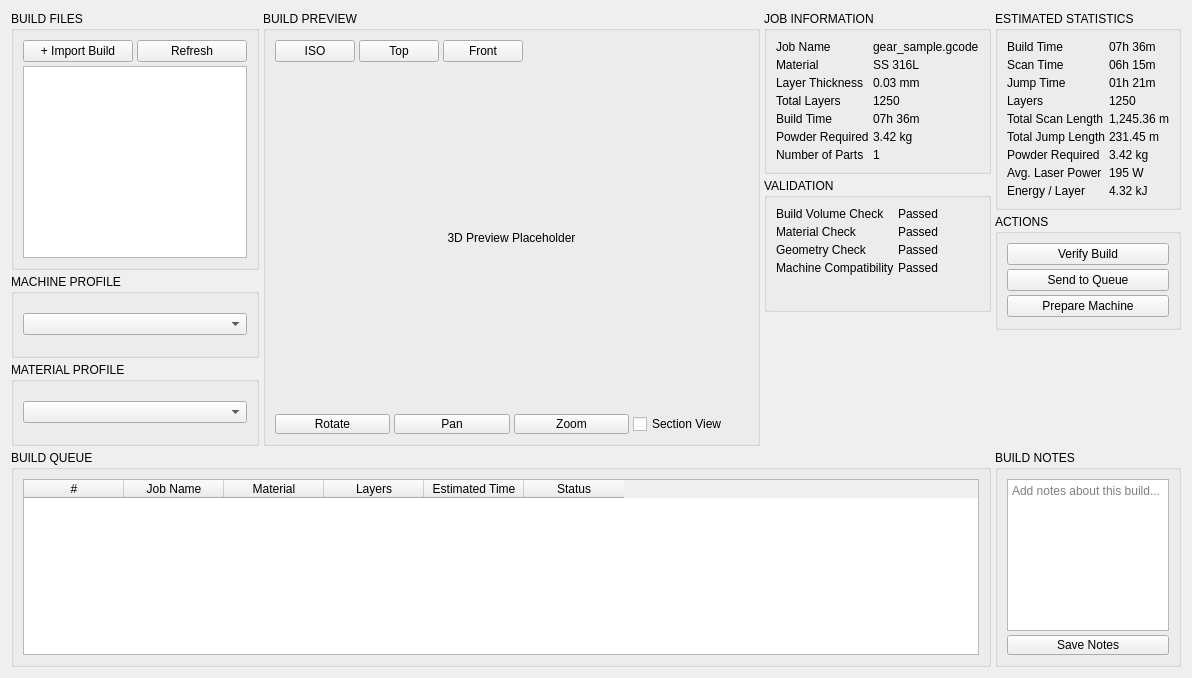
        <widget class="QWidget" name="page_build_setup">
         <layout class="QGridLayout" name="gridLayout_page2" rowstretch="6,3" columnstretch="3,6,2,2">
          <property name="spacing">
           <number>4</number>
          </property>
          <item row="0" column="0">
           <layout class="QVBoxLayout" name="vLayout_col1">
            <property name="spacing">
             <number>4</number>
            </property>
            <item>
             <widget class="QGroupBox" name="gb_build_files">
              <property name="sizePolicy">
               <sizepolicy hsizetype="Expanding" vsizetype="Expanding">
                <horstretch>0</horstretch>
                <verstretch>0</verstretch>
               </sizepolicy>
              </property>
              <property name="title">
               <string>BUILD FILES</string>
              </property>
              <layout class="QVBoxLayout" name="vLayout_build">
               <property name="spacing">
                <number>4</number>
               </property>
               <item>
                <layout class="QHBoxLayout" name="hLayout_build_btns">
                 <property name="spacing">
                  <number>4</number>
                 </property>
                 <item>
                  <widget class="QPushButton" name="btn_import_build">
                   <property name="minimumSize">
                    <size>
                     <width>0</width>
                     <height>20</height>
                    </size>
                   </property>
                   <property name="text">
                    <string>+ Import Build</string>
                   </property>
                  </widget>
                 </item>
                 <item>
                  <widget class="QPushButton" name="btn_refresh_build">
                   <property name="minimumSize">
                    <size>
                     <width>0</width>
                     <height>20</height>
                    </size>
                   </property>
                   <property name="text">
                    <string>Refresh</string>
                   </property>
                  </widget>
                 </item>
                </layout>
               </item>
               <item>
                <widget class="QListWidget" name="listWidget_builds"/>
               </item>
              </layout>
             </widget>
            </item>
            <item>
             <widget class="QGroupBox" name="gb_machine_profile">
              <property name="sizePolicy">
               <sizepolicy hsizetype="Expanding" vsizetype="Expanding">
                <horstretch>0</horstretch>
                <verstretch>0</verstretch>
               </sizepolicy>
              </property>
              <property name="title">
               <string>MACHINE PROFILE</string>
              </property>
              <layout class="QVBoxLayout" name="vLayout_machine">
               <property name="spacing">
                <number>4</number>
               </property>
               <item>
                <widget class="QComboBox" name="comboBox_machine"/>
               </item>
              </layout>
             </widget>
            </item>
            <item>
             <widget class="QGroupBox" name="gb_material_profile">
              <property name="sizePolicy">
               <sizepolicy hsizetype="Expanding" vsizetype="Expanding">
                <horstretch>0</horstretch>
                <verstretch>0</verstretch>
               </sizepolicy>
              </property>
              <property name="title">
               <string>MATERIAL PROFILE</string>
              </property>
              <layout class="QVBoxLayout" name="vLayout_material">
               <property name="spacing">
                <number>4</number>
               </property>
               <item>
                <widget class="QComboBox" name="comboBox_material"/>
               </item>
              </layout>
             </widget>
            </item>
           </layout>
          </item>
          <item row="0" column="1">
           <widget class="QGroupBox" name="gb_build_preview">
            <property name="sizePolicy">
             <sizepolicy hsizetype="Expanding" vsizetype="Expanding">
              <horstretch>0</horstretch>
              <verstretch>0</verstretch>
             </sizepolicy>
            </property>
            <property name="title">
             <string>BUILD PREVIEW</string>
            </property>
            <layout class="QVBoxLayout" name="vLayout_preview">
             <property name="spacing">
              <number>4</number>
             </property>
             <item>
              <layout class="QHBoxLayout" name="hLayout_preview_toolbar">
               <property name="spacing">
                <number>4</number>
               </property>
               <item>
                <widget class="QPushButton" name="btn_view_iso">
                 <property name="minimumSize">
                  <size>
                   <width>0</width>
                   <height>20</height>
                  </size>
                 </property>
                 <property name="text">
                  <string>ISO</string>
                 </property>
                </widget>
               </item>
               <item>
                <widget class="QPushButton" name="btn_view_top">
                 <property name="minimumSize">
                  <size>
                   <width>0</width>
                   <height>20</height>
                  </size>
                 </property>
                 <property name="text">
                  <string>Top</string>
                 </property>
                </widget>
               </item>
               <item>
                <widget class="QPushButton" name="btn_view_front">
                 <property name="minimumSize">
                  <size>
                   <width>0</width>
                   <height>20</height>
                  </size>
                 </property>
                 <property name="text">
                  <string>Front</string>
                 </property>
                </widget>
               </item>
               <item>
                <spacer>
                 <property name="orientation">
                  <enum>Qt::Orientation::Horizontal</enum>
                 </property>
                 <property name="sizeHint" stdset="0">
                  <size>
                   <width>0</width>
                   <height>0</height>
                  </size>
                 </property>
                </spacer>
               </item>
              </layout>
             </item>
             <item>
              <widget class="QLabel" name="lbl_3d_preview_placeholder">
               <property name="text">
                <string>3D Preview Placeholder</string>
               </property>
               <property name="alignment">
                <set>Qt::AlignmentFlag::AlignCenter</set>
               </property>
              </widget>
             </item>
             <item>
              <layout class="QHBoxLayout" name="hLayout_preview_controls">
               <property name="spacing">
                <number>4</number>
               </property>
               <item>
                <widget class="QPushButton" name="btn_rotate">
                 <property name="minimumSize">
                  <size>
                   <width>0</width>
                   <height>20</height>
                  </size>
                 </property>
                 <property name="text">
                  <string>Rotate</string>
                 </property>
                </widget>
               </item>
               <item>
                <widget class="QPushButton" name="btn_pan">
                 <property name="minimumSize">
                  <size>
                   <width>0</width>
                   <height>20</height>
                  </size>
                 </property>
                 <property name="text">
                  <string>Pan</string>
                 </property>
                </widget>
               </item>
               <item>
                <widget class="QPushButton" name="btn_zoom">
                 <property name="minimumSize">
                  <size>
                   <width>0</width>
                   <height>20</height>
                  </size>
                 </property>
                 <property name="text">
                  <string>Zoom</string>
                 </property>
                </widget>
               </item>
               <item>
                <widget class="QCheckBox" name="chk_section_view">
                 <property name="text">
                  <string>Section View</string>
                 </property>
                </widget>
               </item>
              </layout>
             </item>
            </layout>
           </widget>
          </item>
          <item row="0" column="2">
           <layout class="QVBoxLayout" name="vLayout_col3">
            <property name="spacing">
             <number>4</number>
            </property>
            <item>
             <widget class="QGroupBox" name="gb_job_info">
              <property name="sizePolicy">
               <sizepolicy hsizetype="Expanding" vsizetype="Expanding">
                <horstretch>0</horstretch>
                <verstretch>0</verstretch>
               </sizepolicy>
              </property>
              <property name="title">
               <string>JOB INFORMATION</string>
              </property>
              <layout class="QFormLayout" name="formLayout_job">
               <property name="horizontalSpacing">
                <number>4</number>
               </property>
               <property name="verticalSpacing">
                <number>4</number>
               </property>
               <item row="0" column="0">
                <widget class="QLabel" name="lbl_job_name">
                 <property name="text">
                  <string>Job Name</string>
                 </property>
                </widget>
               </item>
               <item row="0" column="1">
                <widget class="QLabel" name="val_job_name">
                 <property name="text">
                  <string>gear_sample.gcode</string>
                 </property>
                </widget>
               </item>
               <item row="1" column="0">
                <widget class="QLabel" name="lbl_job_material">
                 <property name="text">
                  <string>Material</string>
                 </property>
                </widget>
               </item>
               <item row="1" column="1">
                <widget class="QLabel" name="val_job_material">
                 <property name="text">
                  <string>SS 316L</string>
                 </property>
                </widget>
               </item>
               <item row="2" column="0">
                <widget class="QLabel" name="lbl_job_thickness">
                 <property name="text">
                  <string>Layer Thickness</string>
                 </property>
                </widget>
               </item>
               <item row="2" column="1">
                <widget class="QLabel" name="val_job_thickness">
                 <property name="text">
                  <string>0.03 mm</string>
                 </property>
                </widget>
               </item>
               <item row="3" column="0">
                <widget class="QLabel" name="lbl_job_layers">
                 <property name="text">
                  <string>Total Layers</string>
                 </property>
                </widget>
               </item>
               <item row="3" column="1">
                <widget class="QLabel" name="val_job_layers">
                 <property name="text">
                  <string>1250</string>
                 </property>
                </widget>
               </item>
               <item row="4" column="0">
                <widget class="QLabel" name="lbl_job_btime">
                 <property name="text">
                  <string>Build Time</string>
                 </property>
                </widget>
               </item>
               <item row="4" column="1">
                <widget class="QLabel" name="val_job_btime">
                 <property name="text">
                  <string>07h 36m</string>
                 </property>
                </widget>
               </item>
               <item row="5" column="0">
                <widget class="QLabel" name="lbl_job_powder">
                 <property name="text">
                  <string>Powder Required</string>
                 </property>
                </widget>
               </item>
               <item row="5" column="1">
                <widget class="QLabel" name="val_job_powder">
                 <property name="text">
                  <string>3.42 kg</string>
                 </property>
                </widget>
               </item>
               <item row="6" column="0">
                <widget class="QLabel" name="lbl_job_parts">
                 <property name="text">
                  <string>Number of Parts</string>
                 </property>
                </widget>
               </item>
               <item row="6" column="1">
                <widget class="QLabel" name="val_job_parts">
                 <property name="text">
                  <string>1</string>
                 </property>
                </widget>
               </item>
              </layout>
             </widget>
            </item>
            <item>
             <widget class="QGroupBox" name="gb_validation">
              <property name="sizePolicy">
               <sizepolicy hsizetype="Expanding" vsizetype="Expanding">
                <horstretch>0</horstretch>
                <verstretch>0</verstretch>
               </sizepolicy>
              </property>
              <property name="title">
               <string>VALIDATION</string>
              </property>
              <layout class="QFormLayout" name="formLayout_val">
               <property name="horizontalSpacing">
                <number>4</number>
               </property>
               <property name="verticalSpacing">
                <number>4</number>
               </property>
               <item row="0" column="0">
                <widget class="QLabel" name="lbl_val_vol">
                 <property name="text">
                  <string>Build Volume Check</string>
                 </property>
                </widget>
               </item>
               <item row="0" column="1">
                <widget class="QLabel" name="val_val_vol">
                 <property name="text">
                  <string>Passed</string>
                 </property>
                </widget>
               </item>
               <item row="1" column="0">
                <widget class="QLabel" name="lbl_val_mat">
                 <property name="text">
                  <string>Material Check</string>
                 </property>
                </widget>
               </item>
               <item row="1" column="1">
                <widget class="QLabel" name="val_val_mat">
                 <property name="text">
                  <string>Passed</string>
                 </property>
                </widget>
               </item>
               <item row="2" column="0">
                <widget class="QLabel" name="lbl_val_geo">
                 <property name="text">
                  <string>Geometry Check</string>
                 </property>
                </widget>
               </item>
               <item row="2" column="1">
                <widget class="QLabel" name="val_val_geo">
                 <property name="text">
                  <string>Passed</string>
                 </property>
                </widget>
               </item>
               <item row="3" column="0">
                <widget class="QLabel" name="lbl_val_comp">
                 <property name="text">
                  <string>Machine Compatibility</string>
                 </property>
                </widget>
               </item>
               <item row="3" column="1">
                <widget class="QLabel" name="val_val_comp">
                 <property name="text">
                  <string>Passed</string>
                 </property>
                </widget>
               </item>
              </layout>
             </widget>
            </item>
            <item>
             <spacer>
              <property name="orientation">
               <enum>Qt::Orientation::Vertical</enum>
              </property>
              <property name="sizeHint" stdset="0">
               <size>
                <width>0</width>
                <height>0</height>
               </size>
              </property>
             </spacer>
            </item>
           </layout>
          </item>
          <item row="0" column="3">
           <layout class="QVBoxLayout" name="vLayout_col4">
            <property name="spacing">
             <number>4</number>
            </property>
            <item>
             <widget class="QGroupBox" name="gb_est_stats">
              <property name="sizePolicy">
               <sizepolicy hsizetype="Expanding" vsizetype="Expanding">
                <horstretch>0</horstretch>
                <verstretch>0</verstretch>
               </sizepolicy>
              </property>
              <property name="title">
               <string>ESTIMATED STATISTICS</string>
              </property>
              <layout class="QFormLayout" name="formLayout_stats">
               <property name="horizontalSpacing">
                <number>4</number>
               </property>
               <property name="verticalSpacing">
                <number>4</number>
               </property>
               <item row="0" column="0">
                <widget class="QLabel" name="lbl_stat_time">
                 <property name="text">
                  <string>Build Time</string>
                 </property>
                </widget>
               </item>
               <item row="0" column="1">
                <widget class="QLabel" name="val_stat_time">
                 <property name="text">
                  <string>07h 36m</string>
                 </property>
                </widget>
               </item>
               <item row="1" column="0">
                <widget class="QLabel" name="lbl_stat_scan">
                 <property name="text">
                  <string>Scan Time</string>
                 </property>
                </widget>
               </item>
               <item row="1" column="1">
                <widget class="QLabel" name="val_stat_scan">
                 <property name="text">
                  <string>06h 15m</string>
                 </property>
                </widget>
               </item>
               <item row="2" column="0">
                <widget class="QLabel" name="lbl_stat_jump">
                 <property name="text">
                  <string>Jump Time</string>
                 </property>
                </widget>
               </item>
               <item row="2" column="1">
                <widget class="QLabel" name="val_stat_jump">
                 <property name="text">
                  <string>01h 21m</string>
                 </property>
                </widget>
               </item>
               <item row="3" column="0">
                <widget class="QLabel" name="lbl_stat_layers">
                 <property name="text">
                  <string>Layers</string>
                 </property>
                </widget>
               </item>
               <item row="3" column="1">
                <widget class="QLabel" name="val_stat_layers">
                 <property name="text">
                  <string>1250</string>
                 </property>
                </widget>
               </item>
               <item row="4" column="0">
                <widget class="QLabel" name="lbl_stat_scan_len">
                 <property name="text">
                  <string>Total Scan Length</string>
                 </property>
                </widget>
               </item>
               <item row="4" column="1">
                <widget class="QLabel" name="val_stat_scan_len">
                 <property name="text">
                  <string>1,245.36 m</string>
                 </property>
                </widget>
               </item>
               <item row="5" column="0">
                <widget class="QLabel" name="lbl_stat_jump_len">
                 <property name="text">
                  <string>Total Jump Length</string>
                 </property>
                </widget>
               </item>
               <item row="5" column="1">
                <widget class="QLabel" name="val_stat_jump_len">
                 <property name="text">
                  <string>231.45 m</string>
                 </property>
                </widget>
               </item>
               <item row="6" column="0">
                <widget class="QLabel" name="lbl_stat_powder">
                 <property name="text">
                  <string>Powder Required</string>
                 </property>
                </widget>
               </item>
               <item row="6" column="1">
                <widget class="QLabel" name="val_stat_powder">
                 <property name="text">
                  <string>3.42 kg</string>
                 </property>
                </widget>
               </item>
               <item row="7" column="0">
                <widget class="QLabel" name="lbl_stat_power">
                 <property name="text">
                  <string>Avg. Laser Power</string>
                 </property>
                </widget>
               </item>
               <item row="7" column="1">
                <widget class="QLabel" name="val_stat_power">
                 <property name="text">
                  <string>195 W</string>
                 </property>
                </widget>
               </item>
               <item row="8" column="0">
                <widget class="QLabel" name="lbl_stat_energy">
                 <property name="text">
                  <string>Energy / Layer</string>
                 </property>
                </widget>
               </item>
               <item row="8" column="1">
                <widget class="QLabel" name="val_stat_energy">
                 <property name="text">
                  <string>4.32 kJ</string>
                 </property>
                </widget>
               </item>
              </layout>
             </widget>
            </item>
            <item>
             <widget class="QGroupBox" name="gb_actions">
              <property name="sizePolicy">
               <sizepolicy hsizetype="Expanding" vsizetype="Expanding">
                <horstretch>0</horstretch>
                <verstretch>0</verstretch>
               </sizepolicy>
              </property>
              <property name="title">
               <string>ACTIONS</string>
              </property>
              <layout class="QVBoxLayout" name="vLayout_actions">
               <property name="spacing">
                <number>4</number>
               </property>
               <item>
                <widget class="QPushButton" name="btn_verify_build">
                 <property name="minimumSize">
                  <size>
                   <width>0</width>
                   <height>20</height>
                  </size>
                 </property>
                 <property name="text">
                  <string>Verify Build</string>
                 </property>
                </widget>
               </item>
               <item>
                <widget class="QPushButton" name="btn_send_queue">
                 <property name="minimumSize">
                  <size>
                   <width>0</width>
                   <height>20</height>
                  </size>
                 </property>
                 <property name="text">
                  <string>Send to Queue</string>
                 </property>
                </widget>
               </item>
               <item>
                <widget class="QPushButton" name="btn_prepare_machine">
                 <property name="minimumSize">
                  <size>
                   <width>0</width>
                   <height>20</height>
                  </size>
                 </property>
                 <property name="text">
                  <string>Prepare Machine</string>
                 </property>
                </widget>
               </item>
              </layout>
             </widget>
            </item>
            <item>
             <spacer>
              <property name="orientation">
               <enum>Qt::Orientation::Vertical</enum>
              </property>
              <property name="sizeHint" stdset="0">
               <size>
                <width>0</width>
                <height>0</height>
               </size>
              </property>
             </spacer>
            </item>
           </layout>
          </item>
          <item row="1" column="0" colspan="3">
           <widget class="QGroupBox" name="gb_build_queue">
            <property name="sizePolicy">
             <sizepolicy hsizetype="Expanding" vsizetype="Expanding">
              <horstretch>0</horstretch>
              <verstretch>0</verstretch>
             </sizepolicy>
            </property>
            <property name="title">
             <string>BUILD QUEUE</string>
            </property>
            <layout class="QVBoxLayout" name="vLayout_queue">
             <property name="spacing">
              <number>4</number>
             </property>
             <item>
              <widget class="QTableWidget" name="tableWidget_queue">
               <property name="sizePolicy">
                <sizepolicy hsizetype="Expanding" vsizetype="Expanding">
                 <horstretch>0</horstretch>
                 <verstretch>0</verstretch>
                </sizepolicy>
               </property>
               <property name="columnCount">
                <number>6</number>
               </property>
               <column>
                <property name="text">
                 <string>#</string>
                </property>
               </column>
               <column>
                <property name="text">
                 <string>Job Name</string>
                </property>
               </column>
               <column>
                <property name="text">
                 <string>Material</string>
                </property>
               </column>
               <column>
                <property name="text">
                 <string>Layers</string>
                </property>
               </column>
               <column>
                <property name="text">
                 <string>Estimated Time</string>
                </property>
               </column>
               <column>
                <property name="text">
                 <string>Status</string>
                </property>
               </column>
              </widget>
             </item>
            </layout>
           </widget>
          </item>
          <item row="1" column="3">
           <widget class="QGroupBox" name="gb_build_notes">
            <property name="sizePolicy">
             <sizepolicy hsizetype="Expanding" vsizetype="Expanding">
              <horstretch>0</horstretch>
              <verstretch>0</verstretch>
             </sizepolicy>
            </property>
            <property name="title">
             <string>BUILD NOTES</string>
            </property>
            <layout class="QVBoxLayout" name="vLayout_notes">
             <property name="spacing">
              <number>4</number>
             </property>
             <item>
              <widget class="QTextEdit" name="txt_build_notes">
               <property name="sizePolicy">
                <sizepolicy hsizetype="Expanding" vsizetype="Expanding">
                 <horstretch>0</horstretch>
                 <verstretch>0</verstretch>
                </sizepolicy>
               </property>
               <property name="placeholderText">
                <string>Add notes about this build...</string>
               </property>
              </widget>
             </item>
             <item>
              <widget class="QPushButton" name="btn_save_notes">
               <property name="minimumSize">
                <size>
                 <width>0</width>
                 <height>20</height>
                </size>
               </property>
               <property name="text">
                <string>Save Notes</string>
               </property>
              </widget>
             </item>
            </layout>
           </widget>
          </item>
         </layout>
        </widget>
